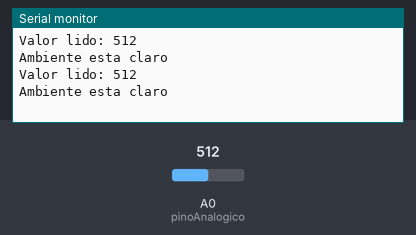
Bench run of a sketch on a simulated Arduino Uno, built with avr-gcc and run on an emulated ATmega328P. Shown: the last lines printed to the serial monitor. Inputs (shaded band) come from the test bench; at power-on: A0 (pinoAnalogico) = 512.

Above: at 2.8 s.
2.9 s: A0 (pinoAnalogico) set to 501
At 4.6 s:
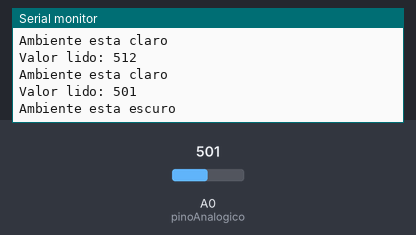
7.5 s: A0 (pinoAnalogico) set to 511
At 8.9 s:
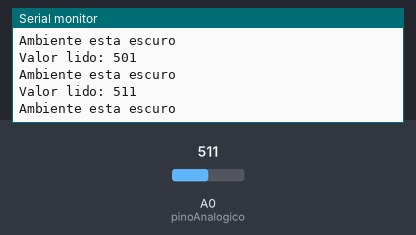
Timing chart, 0 to 10.5 s (numbered marks = the images above; inputs shaded):
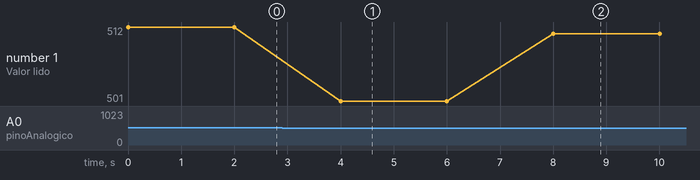

Measured:
- the behaviour switches between 512 and 511 on A0 (pinoAnalogico) (found by bisection; images 0 and 1)
- after the input at 2.9 s, the serial monitor: prints a new line after 1.1 s (image 1)
- after the input at 7.5 s, the serial monitor: prints a new line after 0.50 s (image 2)
- plotted number 1: 512 → 501 after the input at 2.9 s, 501 → 511 after the input at 7.5 s

The sketch:

Iluminacao1.ino
```cpp
/*
Primeiro teste de leitura do LDR
*/

#define pinoAnalogico A0 // Pino analogico do ESP8266
int resolucaoPlaca = 1024 ; // A resolucao da placa, no caso do Esp8266 vai de 0 a 1023 = 1024
int leitura = 0; // A variavel que ira receber a leitura

void setup() {
  Serial.begin(115200);
}

void loop() {
  leitura = analogRead(pinoAnalogico); // fazendo a leitura da porta
  Serial.print("Valor lido: ");
  Serial.println(leitura);
  if (leitura < resolucaoPlaca / 2) { //se leitura form menor que metade da resolucao esta escuro, senao claro
    Serial.print("Ambiente ");
    Serial.println("esta escuro");
  } else {
    Serial.print("Ambiente ");
    Serial.println("esta claro");
  }
  delay(2000); // aguade 1 segundo
}
```
